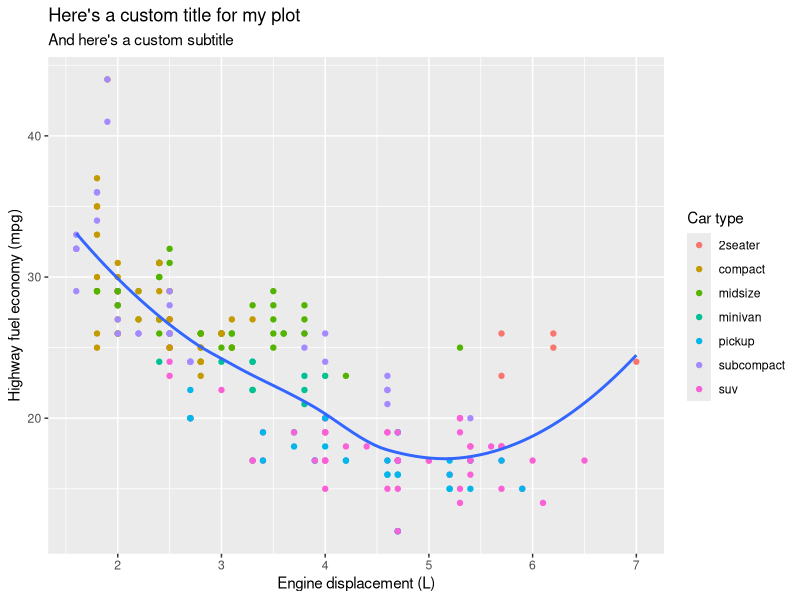
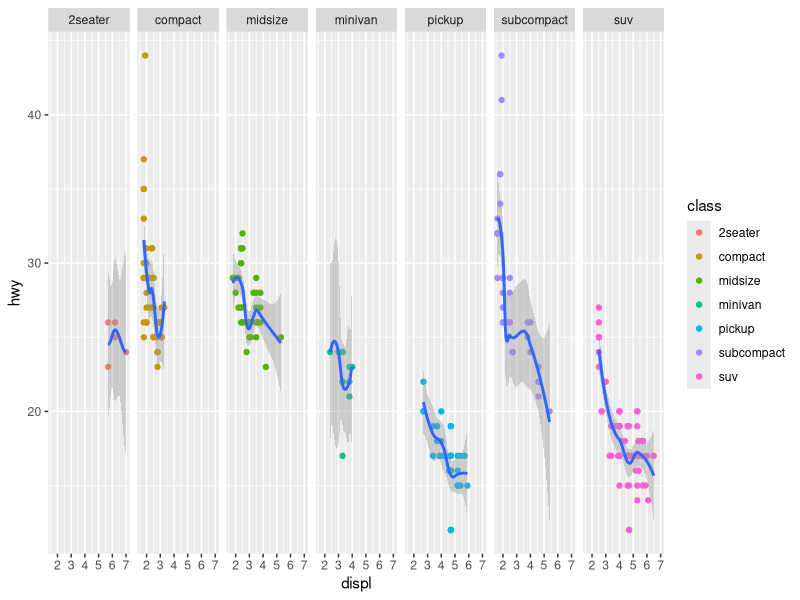
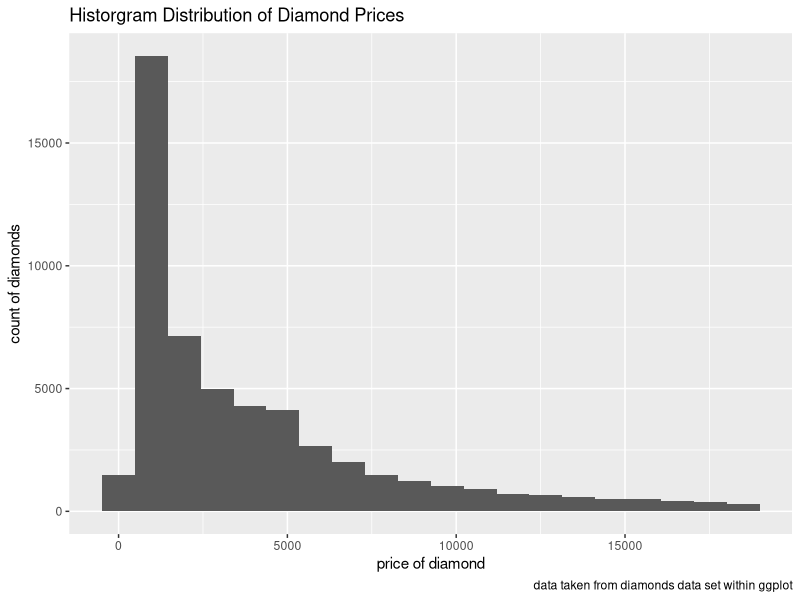
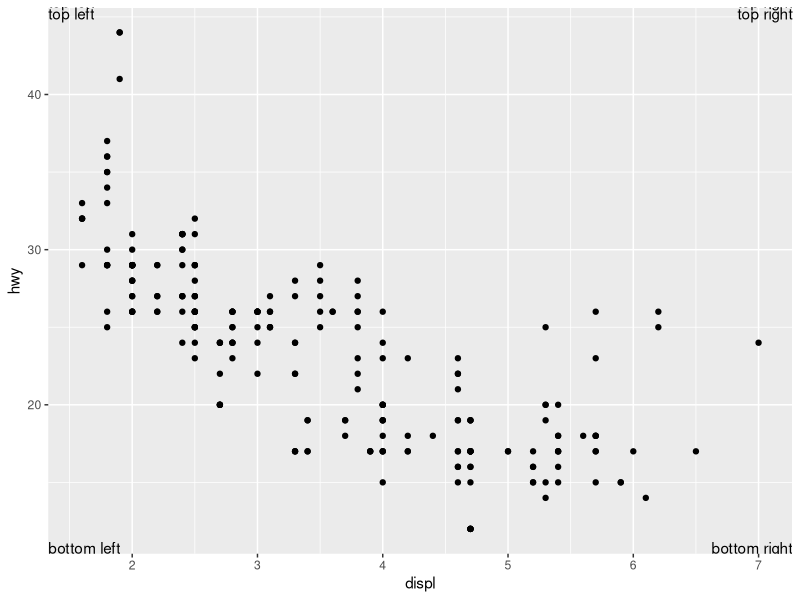
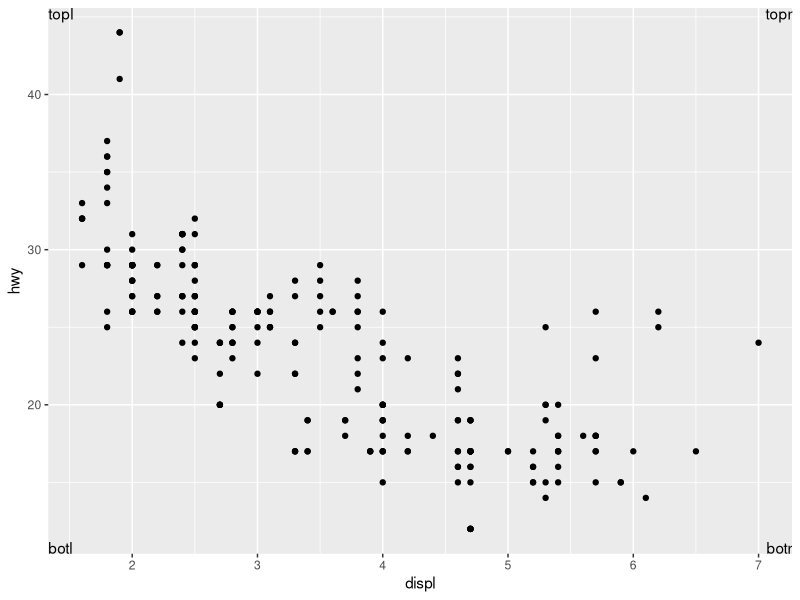
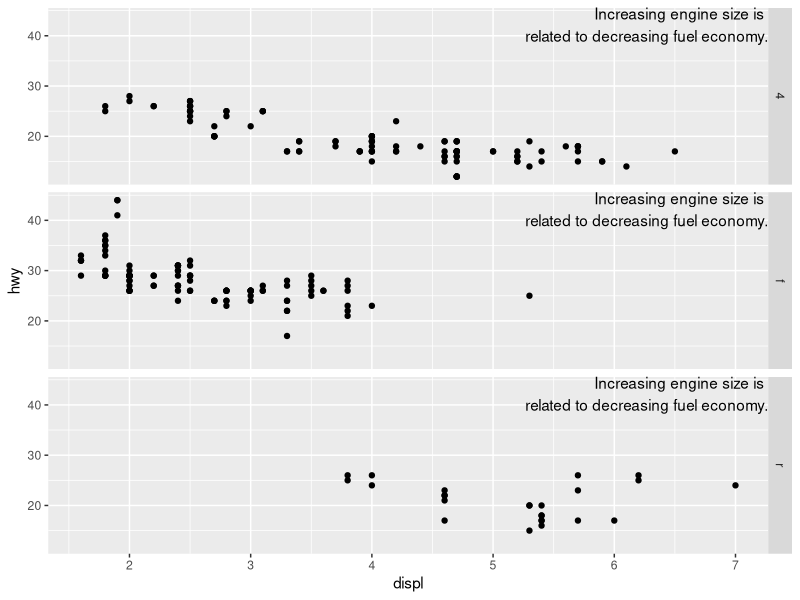
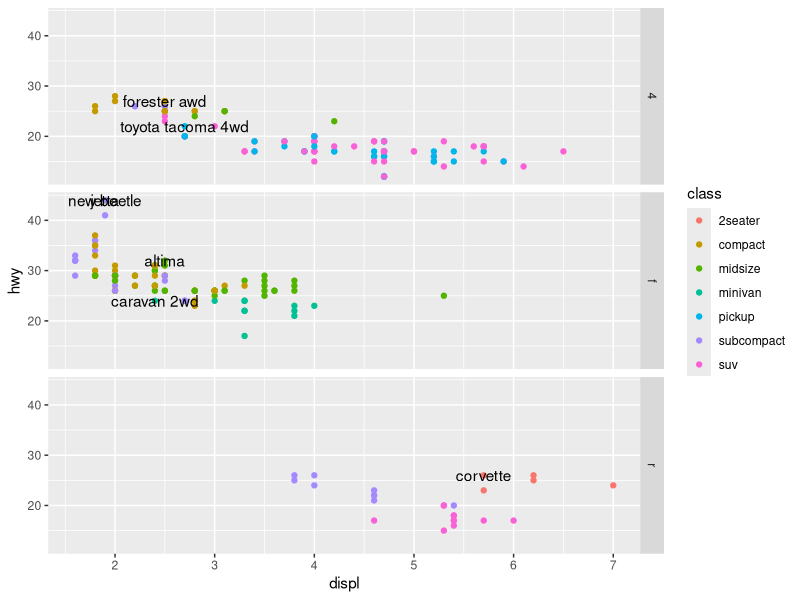
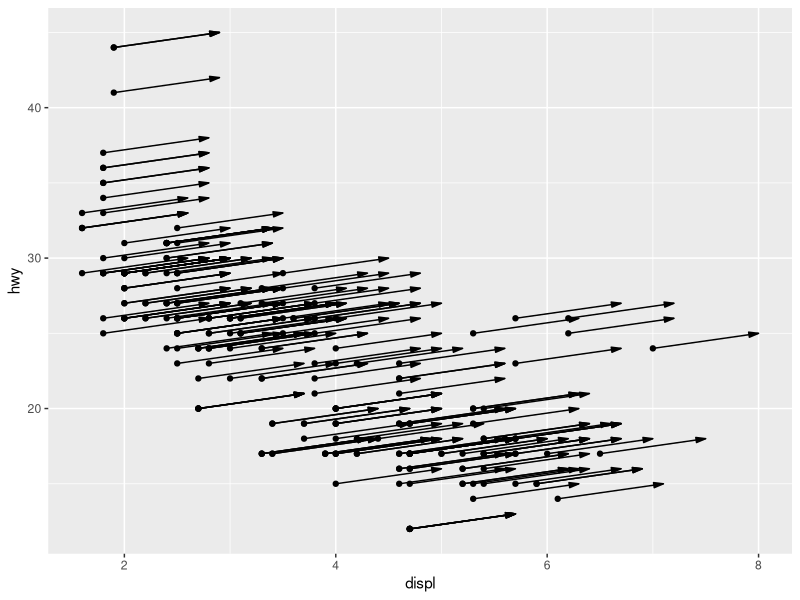

Write the R code that produced these figures, in order.
## ---- chunk 1
library(tidyverse)
## ---- chunk 2
ggplot(mpg, aes(displ, hwy)) +
  geom_point(aes(colour = class)) +
  geom_smooth(se = FALSE) +
  labs(
    x = "Engine displacement (L)",
    y = "Highway fuel economy (mpg)",
    title = "Here's a custom title for my plot",
    subtitle = "And here's a custom subtitle",
    colour = "Car type"
  )
## ---- chunk 3
ggplot(mpg,aes(displ, hwy)) +
  geom_point(aes(colour = class)) +
  facet_grid(.~class)+
  geom_smooth()
## ---- chunk 4
diamonds %>% 
  ggplot(aes(price))+
  geom_histogram(bins = 20) +
  labs(
    title = "Historgram Distribution of Diamond Prices",
    caption = "data taken from diamonds data set within ggplot",
    x = "price of diamond",
    y = "count of diamonds"
  ) +
  theme(legend.position = "none")
## ---- chunk 5

displ <- c(Inf, Inf, -Inf, -Inf)
hwy <- c(Inf, -Inf, -Inf, Inf)
txt <- c("top right", "bottom right", "bottom left", "top left")
tmp <- tibble(displ, hwy, txt)
ggplot(mpg, aes(displ, hwy)) +
  geom_point() +

  geom_text(aes(label = txt), data = tmp, hjust ="top", vjust = "right") +
  geom_text(aes(label = txt), data = tmp, hjust ="bottom", vjust = "left") +
  geom_text(aes(label = txt), data = tmp, hjust ="bottom", vjust = "right") +
  geom_text(aes(label = txt), data = tmp, hjust ="top", vjust = "left")
 
## ---- chunk 6
label_tr <- tibble(displ = Inf, hwy = Inf)
label_br <- tibble(displ = Inf, hwy = -Inf)
label_tl <- tibble(displ = -Inf, hwy = Inf)
label_bl <- tibble(displ = -Inf, hwy = -Inf)

ggplot(mpg, aes(displ, hwy)) +
  geom_point() +
  geom_text(aes (label = "topr"), data = label_tr, vjust = "top", hjust = "right") +
    geom_text(aes (label = "botr"), data = label_br, vjust = "bottom", hjust = "right") +
  geom_text(aes (label = "topl"), data = label_tl, vjust = "top", hjust = "left") +
  geom_text(aes (label = "botl"), data = label_bl, vjust = "bottom", hjust = "left") 

## ---- chunk 7
?annotate
## ---- chunk 8

label <- tibble(
  displ = Inf,
  hwy = Inf,
  label = "Increasing engine size is \nrelated to decreasing fuel economy."
)

ggplot(mpg, aes(displ, hwy)) +
  geom_point() +
  geom_text(aes(label = label), data = label, vjust = "top", hjust = "right") +
  facet_grid(drv~.)
## ---- chunk 9
best_in_class <- mpg %>%
  group_by(class) %>%
  filter(row_number(desc(hwy)) == 1)

ggplot(mpg, aes(displ, hwy)) +
  geom_point(aes(colour = class)) +
  geom_text(aes(label = model), data = best_in_class) +
  facet_grid(drv~.)
## ---- chunk 10
ggplot(mpg, aes(displ, hwy)) +
  geom_point() +
  geom_segment(aes(x=displ, y=hwy, xend = displ +1, yend = hwy + 1), arrow = arrow(15, length = unit(0.1, "inches"), ends = "last", type = "closed"))

  
## ---- chunk 11
ggplot(mpg, aes(displ, hwy)) +
  geom_point() +
  geom_segment(aes(x=2, y=40, xend = 7, yend = 15), arrow = arrow(40, length = unit(0.2, "inches"), ends = "both", type = "open"))
## ---- chunk 12
library(hexbin)
## ---- chunk 13

df <- tibble(
  x = rnorm(10000),
  y = rnorm(10000)
)
ggplot(df, aes(x, y)) +
  geom_hex() +
  scale_fill_gradient(low = "white", high = "red") +
  coord_fixed()
## ---- chunk 14
presidential %>%
  mutate(id = 33 + row_number()) %>%
  ggplot(aes(start, id, colour = party)) +
    geom_point() +
    geom_segment(aes(xend = end, yend = id)) +
    scale_colour_manual(values = c(Republican = "red", Democratic = "blue")) +
  scale_y_continuous("President Number", breaks = seq(34,44), label = seq(34,44)) +
  scale_x_date("Year", date_breaks = "4 year", date_labels = "'%y") +
  ggtitle("Presidential Terms By Party") +
  geom_text(aes(label = presidential$name), nudge_y = -.4, nudge_x = 2100, show.legend =FALSE)
?geom_text

## ---- chunk 15
ggplot(diamonds, aes(carat, price)) +
  geom_point(aes(colour = cut), alpha = 1/20) +
  guides(colour = guide_legend(override.aes = list(alpha=1)))
